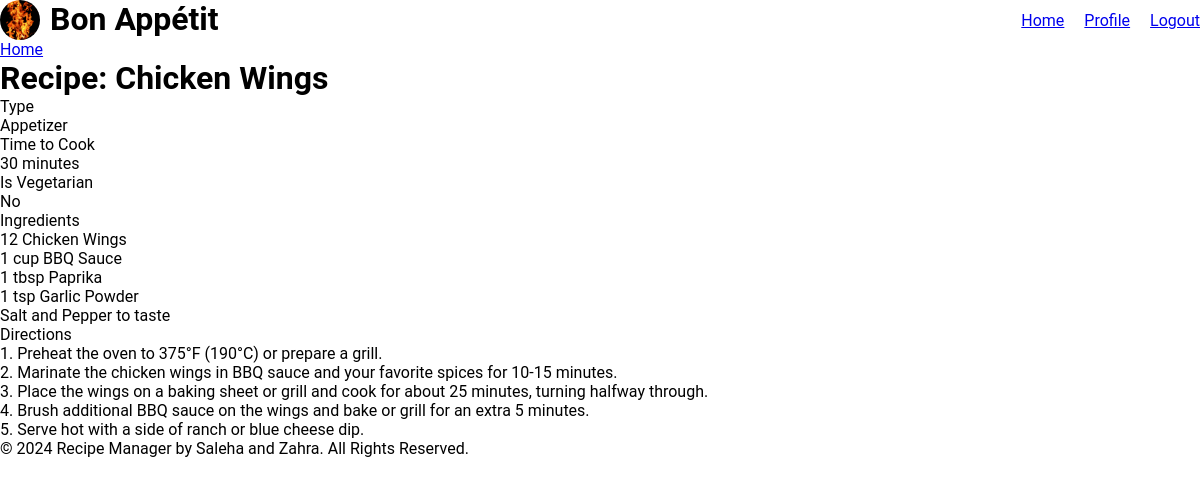
Page /show.php?id=2 on the committed database.
### tables this page shows
CREATE TABLE IF NOT EXISTS `recipes` (
  `RecipeID` int(11) NOT NULL AUTO_INCREMENT,
  `Title` varchar(100) NOT NULL,
  `TimeToCook` varchar(50) NOT NULL,
  `Vegetarian` tinyint(1) NOT NULL,  
  `Ingredients` text NOT NULL,
  `Directions` text NOT NULL,
  `Type` enum('Appetizer','Main Course','Dessert','Drinks') NOT NULL,  
  `UserID` int(11) NOT NULL,
  `Favourites` tinyint(1) DEFAULT 0,  
  `Image` longblob NOT NULL,  
  PRIMARY KEY (`RecipeID`),
  FOREIGN KEY (`UserID`) REFERENCES `users` (`UserID`) ON DELETE CASCADE  
);

### show.php (the view, shortened to what this page needs)
<!DOCTYPE html>
<html lang="en">
<head>
    <link rel="stylesheet" href="style.css" />
</head>
<body>
    <?php
    include "header.php";
    $db = db_connect();
    $id = $_GET['id'];
    $sql = "SELECT * FROM recipes WHERE RecipeID = '$id'";
    $result_set = mysqli_query($db, $sql);
    $result = mysqli_fetch_assoc($result_set);
    ?>
    <div id="content">
        <a class="back-link" href="home.php">Home</a>
        <div class="page show">
            <h1>Recipe: <?php echo htmlspecialchars($result['Title']); ?></h1>
            <div class="attributes">
                <dl>
                    <dt>Type</dt>
                    <dd><?php echo htmlspecialchars($result['Type']); ?></dd>
                </dl>
                <dl>
                    <dt>Time to Cook</dt>
                    <dd><?php echo htmlspecialchars($result['TimeToCook']); ?></dd>
                </dl>
                <dl>
                    <dt>Is Vegetarian</dt>
                    <dd><?php echo $result['Vegetarian'] ? "Yes" : "No"; ?></dd>
                </dl>
                <dl>
                    <dt>Ingredients</dt>
                    <dd><?php echo nl2br(htmlspecialchars($result['Ingredients'])); ?></dd>
                </dl>
                <dl>
                    <dt>Directions</dt>
                    <dd><?php echo nl2br(htmlspecialchars($result['Directions'])); ?></dd>
                </dl>
            </div>
        </div>
    </div>
    <?php include 'footer.php'; ?>
</body>
</html>

### style.css (style rules this page uses)
* { margin: 0; padding: 0; box-sizing: border-box; }
body { font-family: 'Roboto', sans-serif; }

### rows in the picture
recipes: Title "Chicken Wings", Type "Appetizer", TimeToCook "30 minutes", Ingredients "12 Chicken Wings 1 cup BBQ Sauce 1 tbsp Paprika 1 tsp Garlic Powder Salt and Pepper to taste", Directions "1. Preheat the oven to 375°F (190°C) or prepare a grill. 2. Marinate the chicken wings in BBQ sauce and your favorite spices for 10-15 minutes. 3. Place the wings on a baking sheet or grill and cook for about 25 minutes, turning halfway through. 4. Brush additional BBQ sauce on the wings and bake or grill for an extra 5 minutes. 5. Serve hot with a side of ranch or blue cheese dip."
